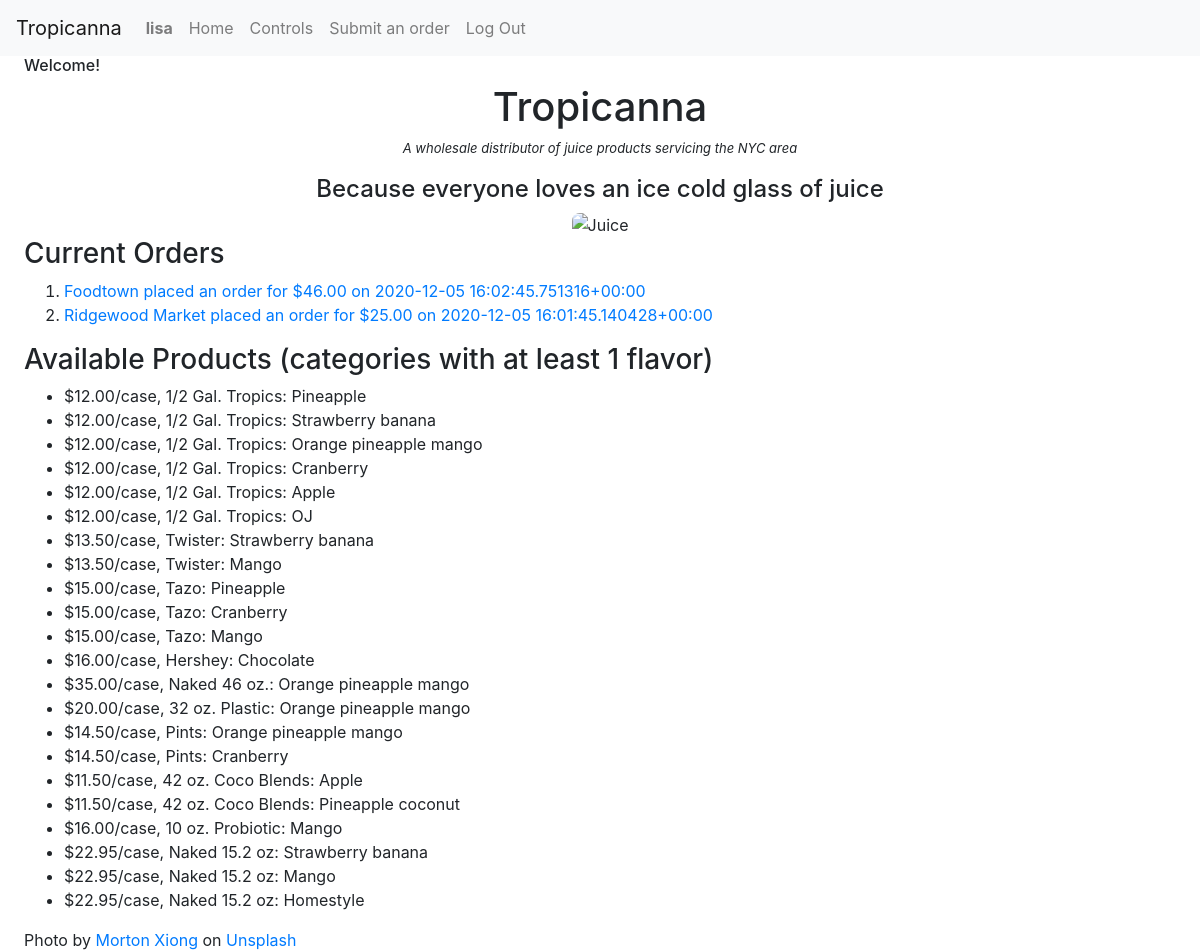
The page / (signed in) on the database as committed earlier.
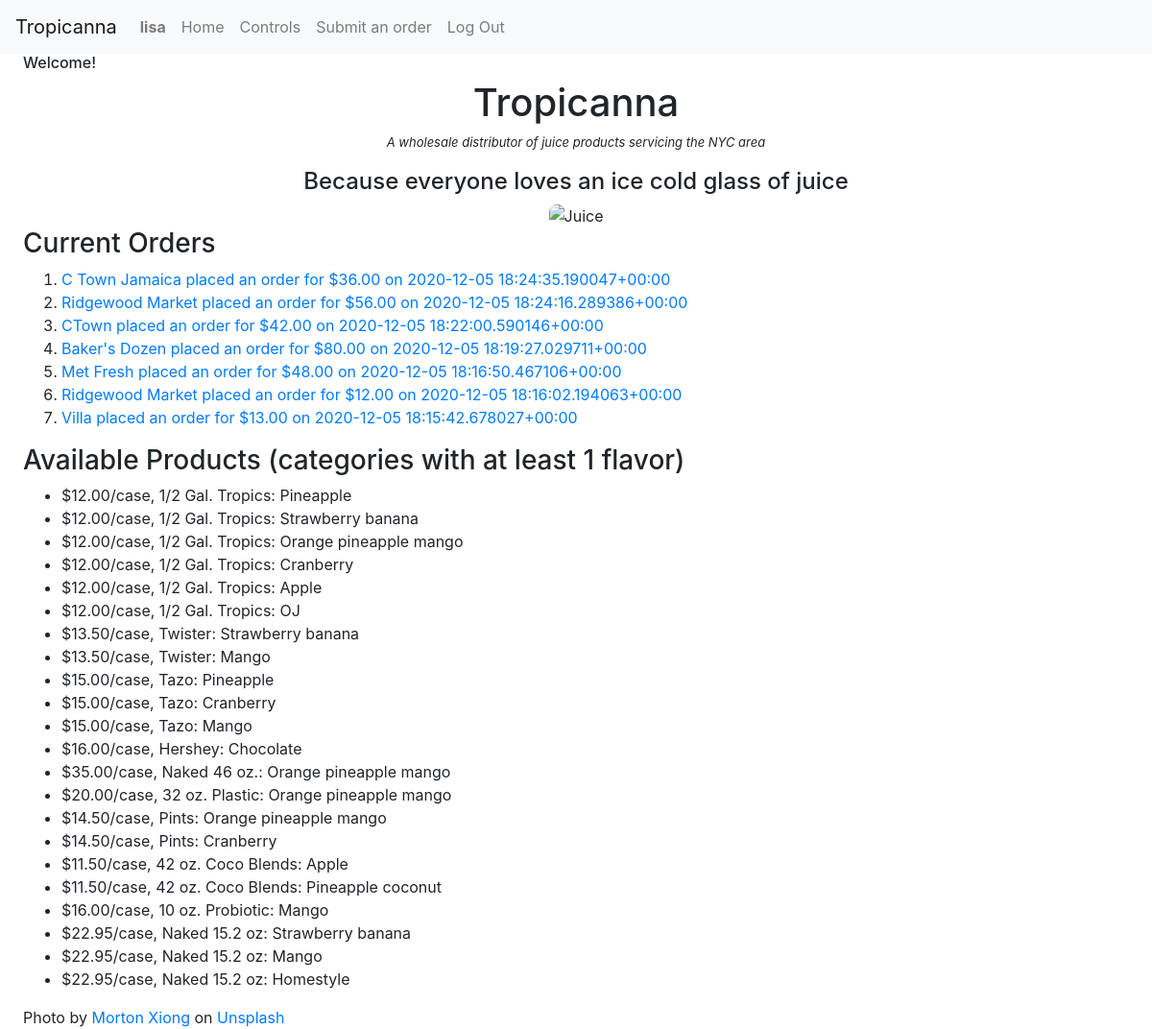
The same page on the database as committed later.
### tropicanna/models.py (models this page shows, shortened)
class Order(models.Model):
    customer = models.ForeignKey(
        "Customer", on_delete=models.CASCADE, related_name="orders")
    delivered = models.BooleanField(default=False)
    order_date = models.DateTimeField(auto_now_add=True)
    order_total = models.DecimalField(max_digits=8, decimal_places=2)
    def __str__(self):
        return f"{self.customer} placed an order for ${self.order_total} on {self.order_date}"

class Customer(models.Model):
    name = models.CharField(max_length=100)
    phone = models.IntegerField()
    def __str__(self):
        return f"{self.name}"

class Flavor(models.Model):
    name = models.CharField(max_length=100)

class Category(models.Model):
    name = models.CharField(max_length=100)
    price = models.DecimalField(max_digits=8, decimal_places=2)
    flavors = models.ManyToManyField(
        Flavor, blank=True, related_name="categories")

### tropicanna/views.py (the view)
# urls.py: path("", views.index, name="index"),
def index(request):
    return render(request, "tropicanna/index.html", {
        "orders": Order.objects.filter(delivered=False).order_by("-order_date").all(),
        "all_categories": Category.objects.all()
    })

### tropicanna/templates/tropicanna/index.html
{% extends "tropicanna/layout.html" %}
{% load static %}
{% block body %}
{% if user.is_authenticated %}
<h6>Welcome!</h6>
{% endif %}
<div>
	<div id="home">
		<h1>Tropicanna</h1>
		<p id="company-description">A wholesale distributor of juice products servicing the NYC area</p>
		<h4>
			Because everyone loves an ice cold glass of juice
		</h4>
		<img src="../static/images/morton-xiong-EqcJNWkxyko-unsplash.jpg" alt="Juice">
	</div>
	{% if user.is_authenticated%}
	<div>
		<h3>Current Orders</h3>
		<ol>
			{% for order in orders %}
			<li>
				<a href="{% url 'view_order' order.id %}">{{order}}</a>
			</li>
			{% endfor %}
		</ol>
	</div>
	{% endif %}
	<div>
		<h3>Available Products (categories with at least 1 flavor)</h3>
		<ul>
			{% for category in all_categories %}
			{% for flavor in category.flavors.all %}
			<li> ${{category.price}}/case, {{category.name}}:
				{{flavor.name}}</li>
			{% endfor %}
			{% endfor %}
		</ul>
	</div>
	<div>
		<span>Photo by
			<a
				href="https://unsplash.com/@good_bear?utm_source=unsplash&amp;utm_medium=referral&amp;utm_content=creditCopyText">Morton
				Xiong
			</a> on
			<a
				href="https://unsplash.com/s/photos/orange-juice?utm_source=unsplash&amp;utm_medium=referral&amp;utm_content=creditCopyText">
				Unsplash
			</a>
		</span>
	</div>
</div>
{% endblock %}

Rows that differ between the two databases and show on the page:
no longer on this page (row edited): Order: customer+order_total+order_date "Foodtown placed an order for $46.00 on 2020-12-05 16:02:45.751316+00:00"
no longer on this page (row edited): Order: customer+order_total+order_date "Ridgewood Market placed an order for $25.00 on 2020-12-05 16:01:45.140428+00:00"
added Order: customer+order_total+order_date "C Town Jamaica placed an order for $36.00 on 2020-12-05 18:24:35.190047+00:00"
added Order: customer+order_total+order_date "Ridgewood Market placed an order for $56.00 on 2020-12-05 18:24:16.289386+00:00"
added Order: customer+order_total+order_date "CTown placed an order for $42.00 on 2020-12-05 18:22:00.590146+00:00"
added Order: customer+order_total+order_date "Baker's Dozen placed an order for $80.00 on 2020-12-05 18:19:27.029711+00:00"
added Order: customer+order_total+order_date "Met Fresh placed an order for $48.00 on 2020-12-05 18:16:50.467106+00:00"
added Order: customer+order_total+order_date "Ridgewood Market placed an order for $12.00 on 2020-12-05 18:16:02.194063+00:00"
added Order: customer+order_total+order_date "Villa placed an order for $13.00 on 2020-12-05 18:15:42.678027+00:00"
